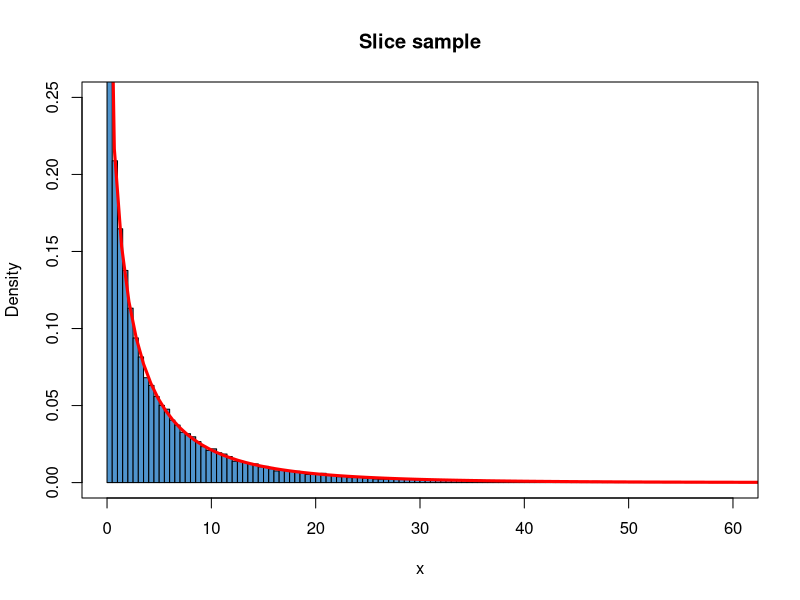
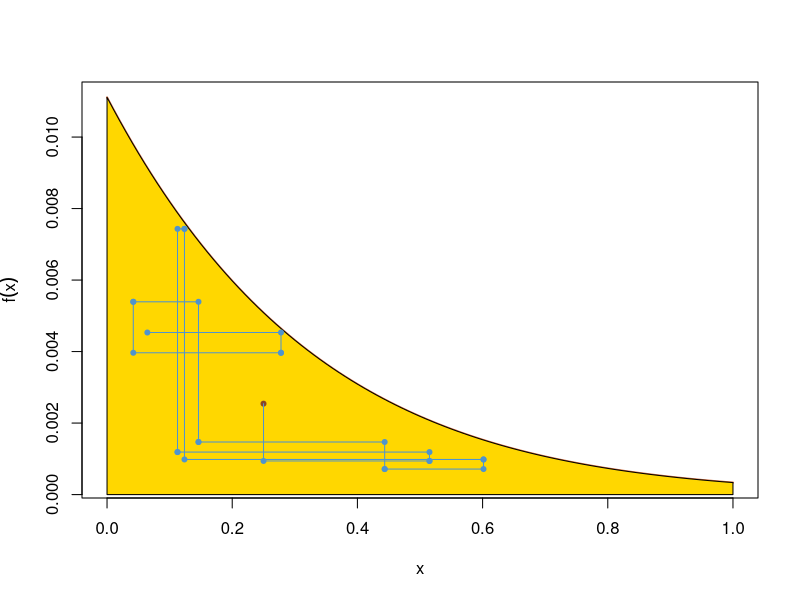
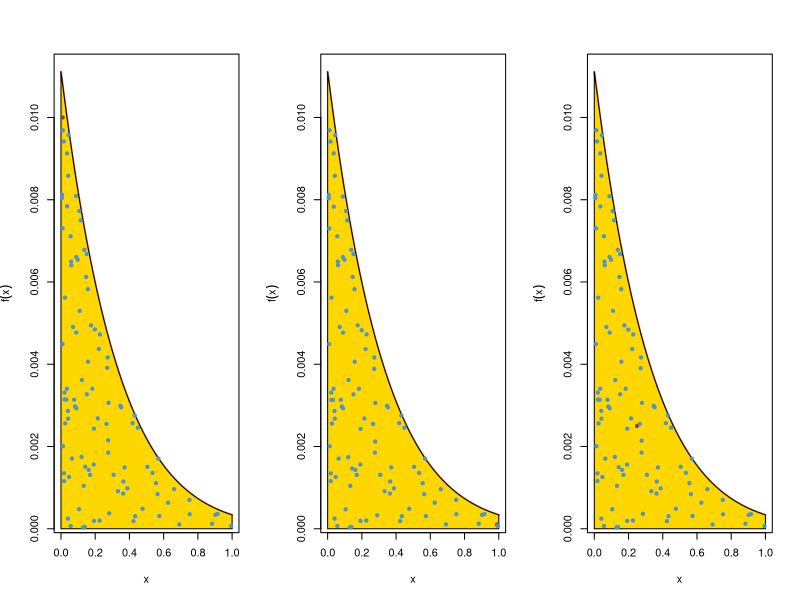
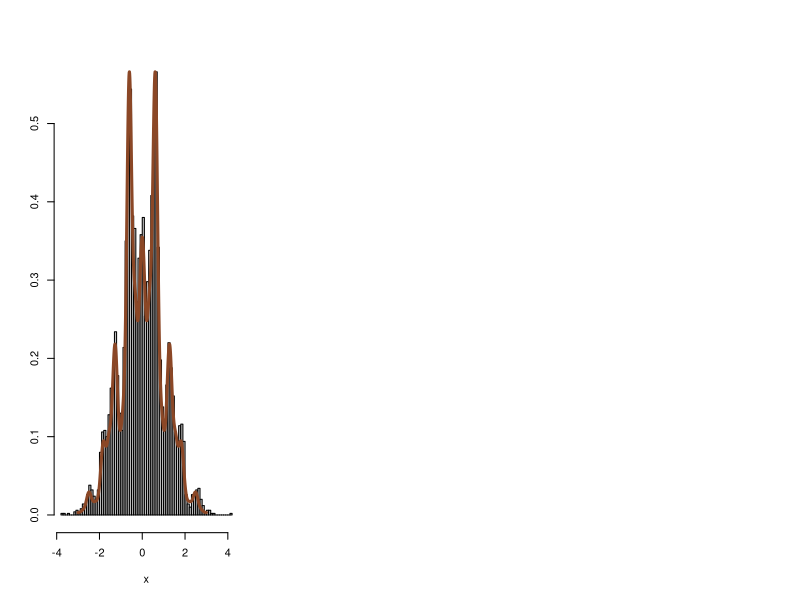
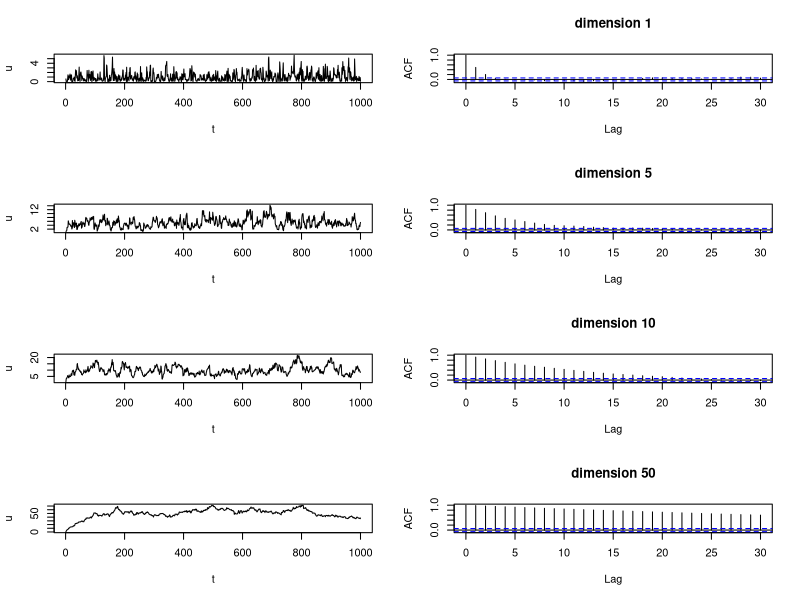

Here is the R script that generated these plots, in order:
############################################
######### chp8: The Slice Sampler ##########
############################################

############################################
#### EX 8.1: simple slice sampler
set.seed(1)

f <- function(y)exp(-sqrt(y))/2
nsim<-50000
x<-array(0,dim=c(nsim,1))
x[1]<--log(runif(1))

for (i in 2:nsim)  {
  w<-runif(1,min=0,max=f(x[i-1]))
  x[i]<-runif(1,min=0,max=(-log(2*w))^2)
}

hist(x,main="Slice sample",xlim=c(0,60),
     ylim=c(0,.25),freq=F,col="steelblue3",breaks=250)
par(new=T)
plot(f, 0, 70, xlim=c(0,60),ylim=c(0,.25),
     xlab="",ylab="", col = 'red',
     xaxt="n",yaxt="n",lwd=3)

############################################
#### EX 8.2: truncated normal distribution
## N(-3, 1) in [0, 1]
set.seed(2)

xes <- seq(0,1,.01)
xes <- c(xes,1-xes)
yes <- c(exp(-(seq(0,1,.01)+3)^2/2),0*seq(0,1,.01))
plot(xes[1:101],yes[1:101],type="l",lwd=2,
     col="sienna3",xlab="x",ylab=expression(f(x)))
polygon(xes,yes,col="gold")

## Generation of the slice sampler sequence
obs <- matrix(0,ncol=2,nrow=100)
obs[1,1] <- .25
obs[1,2] <- 0.5*exp(-0.5*(obs[1,1]+3)^2)
points(obs[1,1],obs[1,2],col="sienna4",pch=20)
for (i in 2:100){
  obs[i,2] <- exp(-0.5*(obs[i-1,1]+3)^2)*runif(1)
  obs[i,1] <- runif(1)*min(1,-3+sqrt(-2*log(obs[i,2])))
}

##  Plot of the slice sampling steps
for (i in 2:10){
  if (i>2) points(obs[i-1,1],obs[i-1,2],col="steelblue3",pch=20)
  lines(c(obs[i-1,1],obs[i-1,1]),c(obs[i-1,2],obs[i,2]),col="steelblue3")
  points(obs[i-1,1],obs[i,2],col="steelblue3",pch=20)
  lines(c(obs[i-1,1],obs[i,1]),c(obs[i,2],obs[i,2]),col="steelblue3")
  points(obs[i,1],obs[i,2],col="steelblue3",pch=20)
}

par(mfrow=c(1,3))
losunif <- runif(2100)

## Plot 1
plot(xes[1:101],yes[1:101],type="l",lwd=2,col="sienna3",xlab="x",ylab=expression(f(x)))
polygon(xes,yes,col="gold")
obs <- matrix(0,ncol=2,nrow=100)
obs[1,1] <- .01
obs[1,2] <- .01
points(obs[1,1],obs[1,2],col="sienna4",pch=20)
counte <- 0
for (j in 1:100){
  for (i in 2:10){
    counte <- counte+1
    obs[i,2] <- exp(-0.5*(obs[i-1,1]+3)^2)*losunif[counte]
    counte <- counte+1
    obs[i,1] <- losunif[counte]*min(1,-3+sqrt(-2*log(obs[i,2])))
  }
  points(obs[i,1],obs[i,2],col="steelblue3",pch=20)   
}

## Plot 2
plot(xes[1:101],yes[1:101],type="l",
     lwd=2,col="sienna3",xlab="x",ylab=expression(f(x)))
polygon(xes,yes,col="gold")
obs <- matrix(0,ncol=2,nrow=100)
obs[1,1] <- .99
obs[1,2] <- .0001
points(obs[1,1],obs[1,2],col="sienna4",pch=20)
counte <- 0
for (j in 1:100){
  for (i in 2:10){
    counte <- counte+1
    obs[i,2] <- exp(-0.5*(obs[i-1,1]+3)^2)*losunif[counte]
    counte <- counte+1
    obs[i,1] <- losunif[counte]*min(1,-3+sqrt(-2*log(obs[i,2])))
  }
  points(obs[i,1],obs[i,2],col="steelblue3",pch=20)   
}

## Plot 3
plot(xes[1:101],yes[1:101],type="l",lwd=2,col="sienna3",xlab="x",ylab=expression(f(x)))
polygon(xes,yes,col="gold")
obs <- matrix(0,ncol=2,nrow=100)
obs[1,1] <- .25
obs[1,2] <- .0025
points(obs[1,1],obs[1,2],col="sienna4",pch=20)
counte <- 0
for (j in 1:100){
  for (i in 2:10){
    counte <- counte+1
    obs[i,2] <- exp(-0.5*(obs[i-1,1]+3)^2)*losunif[counte]
    counte <- counte+1
    obs[i,1] <- losunif[counte]*min(1,-3+sqrt(-2*log(obs[i,2])))
  }
  points(obs[i,1],obs[i,2],col="steelblue3",pch=20)   
}

############################################
#### EX 8.3: a 3D slice sampler
set.seed(3)

x <- rep(0,5000)
for (i in 2:5000){
  omega1 <- (1+sin(3*x[i-1])^2)*runif(1)-1
  omega2 <- (1+cos(5*x[i-1])^4)*runif(1)-1
  omega3 <- sqrt(-2*log( runif(1)*exp(-x[i-1]^2/2)))
  repeat{
    
    # |y| <= omega3, uniform --> y ~ U(-omega3, omega3)
    y <- -omega3+2*omega3*runif(1)
    if ((sin(3*y)^2>omega1)&&(cos(5*y)^4>omega2)) break  
  }
  x[i] <- y
}

plo <- hist(x,nclass=75,col="grey",proba=T,xlab="x",ylab="",main="")
labs <- seq(-3,3,.01)
dense <- (1+sin(3*labs)^2)*(1+cos(5*labs)^4)*exp(-labs^2/2)
dense <- dense*max(plo$density)/max(dense)
lines(labs,dense,col="sienna4",lwd=3)

############################################
#### EX 8.9: a poor slice sampler
set.seed(4)

par(mfrow=c(4,2))
for (d in c(1,5,10,50)){
  D <- 1/d
  x <- rep(0,1000)
  x[1] <- runif(1)
  for (i in 2:1000){
    x[i] <- runif(1)*(-log(runif(1)*exp(-x[i-1]^D)))^d
  }
  x <- x^D
  plot(x,type="l",xlab="t",ylab="u")
  acf(x,main=paste("dimension",d,sep=" "))
}





